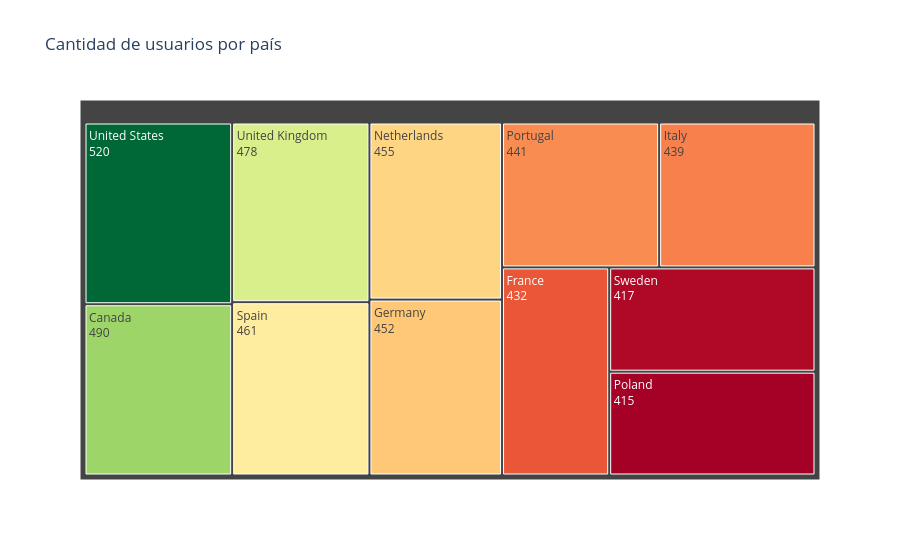

Notebook code cell kept with this figure:
### Markdown cell above
Grafico con Una variable categorica y una numerica

### Code cell
import plotly.express as px
import pandas as pd

#creo df usuarios por pais
users_country = (
    df_sinamount.groupby("user_country")["user_id"]
    .nunique()
    .reset_index(name="cantidad_usuarios")
)

#crear figura 
fig = px.treemap(
    users_country,
    path=["user_country"],
    values="cantidad_usuarios",
    color="cantidad_usuarios",
    color_continuous_scale="RdYlGn",
    title="Cantidad de usuarios por país"
)

fig.update_traces(textinfo="label+value")

fig.update_layout(
    coloraxis_showscale=False
)

fig.show()

### Figure 1 — Plotly figure (JSON) as saved in the notebook; plotly's stock layout.template omitted (floating-point values rounded to 4 significant figures)
{"data": [{"branchvalues": "total", "customdata": [[490.0], [432.0], [452.0], [439.0], [455.0], [415.0], [441.0], [461.0], [417.0], [478.0], [520.0]], "domain": {"x": [0, 1], "y": [0, 1]}, "hovertemplate": "labels=%{label}<br>cantidad_usuarios_sum=%{value}<br>parent=%{parent}<br>id=%{id}<br>cantidad_usuarios=%{color}<extra></extra>", "ids": ["Canada", "France", "Germany", "Italy", "Netherlands", "Poland", "Portugal", "Spain", "Sweden", "United Kingdom", "United States"], "labels": ["Canada", "France", "Germany", "Italy", "Netherlands", "Poland", "Portugal", "Spain", "Sweden", "United Kingdom", "United States"], "marker": {"coloraxis": "coloraxis", "colors": [490.0, 432.0, 452.0, 439.0, 455.0, 415.0, 441.0, 461.0, 417.0, 478.0, 520.0]}, "name": "", "parents": ["", "", "", "", "", "", "", "", "", "", ""], "textinfo": "label+value", "type": "treemap", "values": [490.0, 432.0, 452.0, 439.0, 455.0, 415.0, 441.0, 461.0, 417.0, 478.0, 520.0]}], "layout": {"coloraxis": {"colorbar": {"title": {"text": "cantidad_usuarios"}}, "colorscale": [[0, "rgb(165,0,38)"], [0.1, "rgb(215,48,39)"], [0.2, "rgb(244,109,67)"], [0.3, "rgb(253,174,97)"], [0.4, "rgb(254,224,139)"], [0.5, "rgb(255,255,191)"], [0.6, "rgb(217,239,139)"], [0.7, "rgb(166,217,106)"], [0.8, "rgb(102,189,99)"], [0.9, "rgb(26,152,80)"], [1, "rgb(0,104,55)"]], "showscale": false}, "legend": {"tracegroupgap": 0}, "title": {"text": "Cantidad de usuarios por país"}}}
